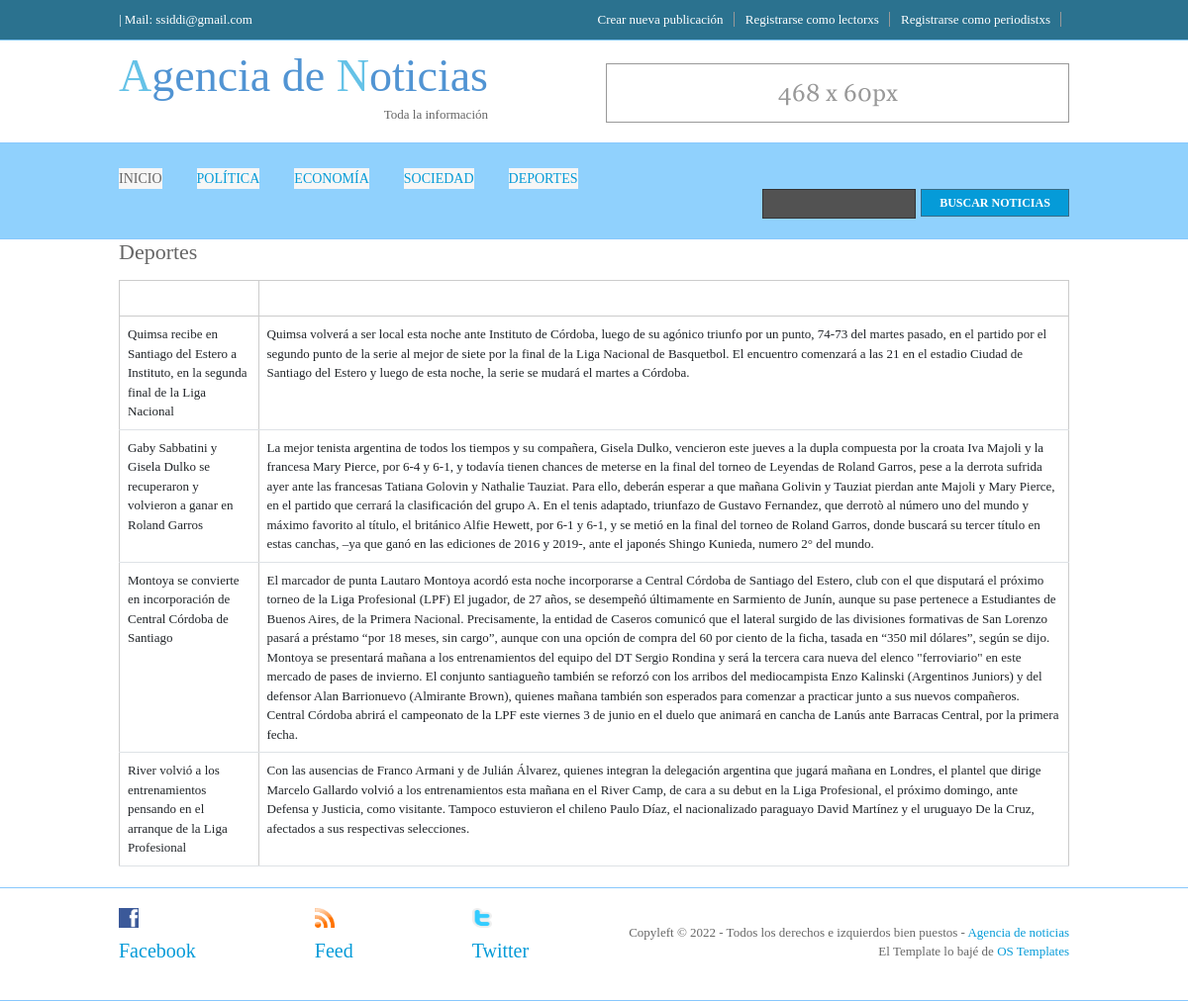
Page /portal/deportes on the earlier database version.
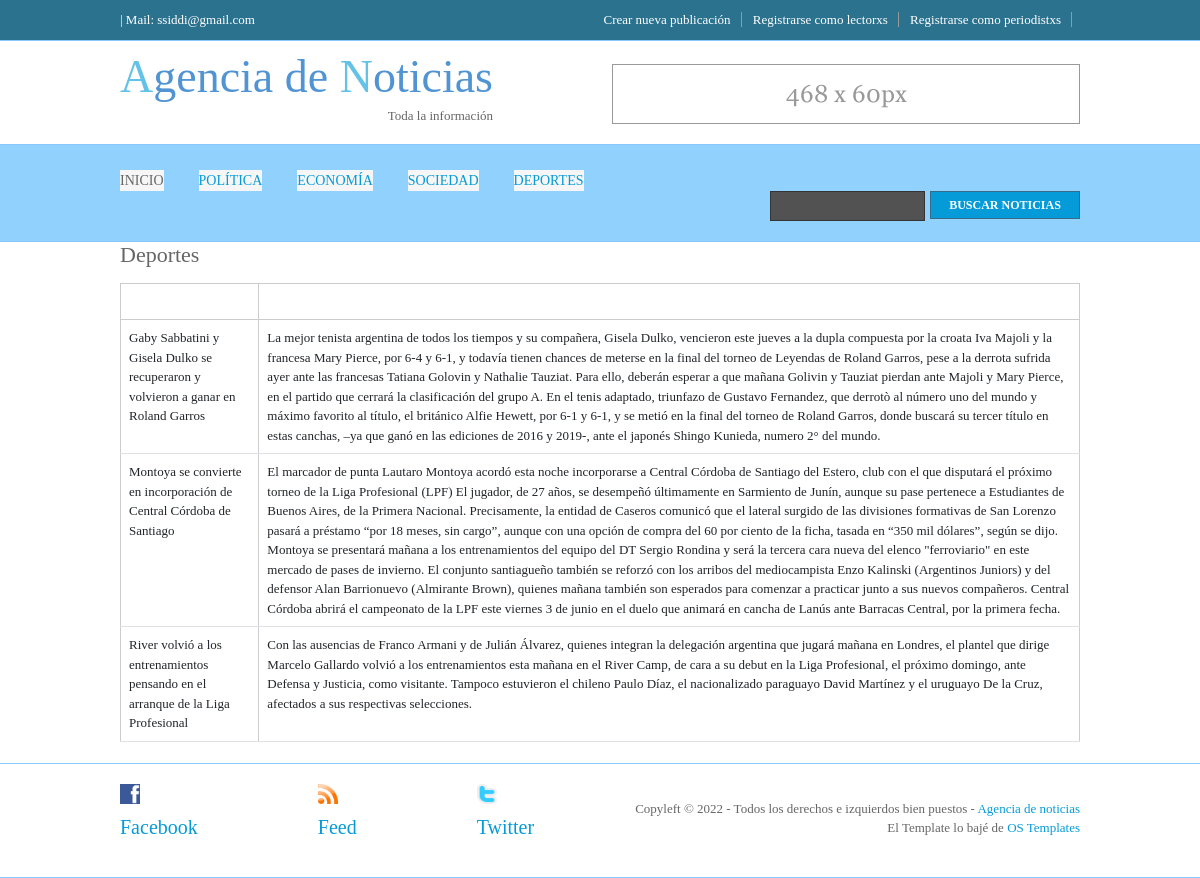
Same page on the later database version.
### portal/models.py (models this page shows, shortened)
class Noticia(models.Model):
    seccion = models.CharField(max_length=50)
    titulo = models.CharField(max_length=140)
    bajada = models.CharField(max_length=100000)
    periodistxs = models.CharField(max_length=50)
    email_preiodistxs = models.EmailField()
    publicado = models.BooleanField()
    home = models.BooleanField()

### portal/views.py (the view)
# urls.py: path("deportes", views.deportes ,name="deportes"),
def deportes(request):
    noticias = Noticia.objects.all()
    print(type(noticias))
    dicc = {"noticias":noticias[::-1]}
    seccion = loader.get_template("4deportes.html")
    documento=seccion.render(dicc)
    return HttpResponse(documento)

### portal/templates/4deportes.html
{% extends "padre.html" %}
{% load static %}
{% block contenido %}
<div class="wrapper">
  <div id="hpage_cats">
<h1>Deportes</h1>
<table class="table">
    <thead>
      <tr>
        <th scope="col">Título</th>
        <th scope="col">Bajada</th>
    </tr>
    </thead>
    <tbody>
      {% for n in noticias %}
       {% if n.seccion == "deportes" %}
        <tr>
            <td>{{n.titulo}}</td>
            <td>{{n.bajada}}</td>
        </tr>
       {% endif %}
      {% endfor %}
    </tbody>
  </table>
</div>
</div>
{% endblock %}

Differences in the rows shown:
removed Noticia: titulo "Quimsa recibe en Santiago del Estero a Instituto, en la segunda final de la Liga Nacional", bajada "Quimsa volverá a ser local esta noche ante Instituto de Córdoba, luego de su agónico triunfo por un punto, 74-73 del martes pasado, en el partido por el segundo punto de la serie al mejor de siete por la final de la Liga Nacional de Basquetbol. El encuentro comenzará a las 21 en el estadio Ciudad de Santiago del Estero y luego de esta noche, la serie se mudará el martes a Córdoba."
